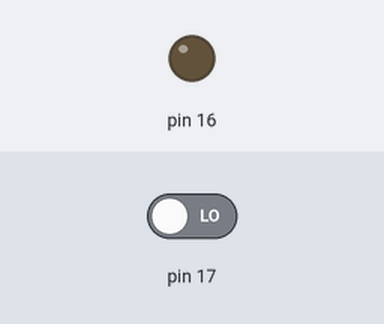
This sketch was run on a simulated Arduino Uno, built with avr-gcc and run on an emulated ATmega328P. Parts: output pins drawn as LEDs (lit = HIGH). The test bench sets the inputs (shaded band); at power-on: pin 17 LOW. What the sketch prints to the serial monitor is not drawn.

Above: at 1.2 s.
1.3 s: pin 17 driven HIGH
At 2.5 s:
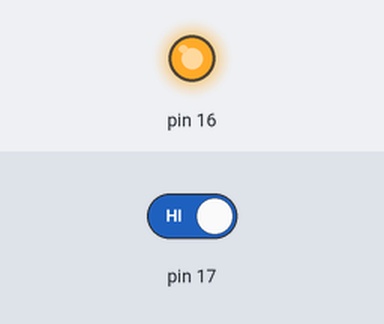
2.8 s: pin 17 driven LOW
At 3.7 s:
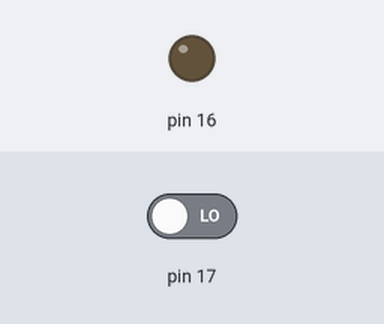
Timing chart, 0 to 5.8 s (numbered marks = the images above; inputs shaded):
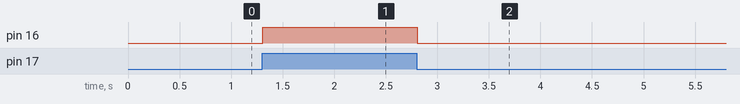

Measured:
- after the input at 1.3 s, pin 16: LOW → HIGH at once
- after the input at 2.8 s, pin 16: HIGH → LOW at once

The sketch:

kad05_SwitchLED.ino
```cpp
void setup() {
  // put your setup code here, to run once:
  Serial.begin(115200);
  pinMode(17,INPUT);
  pinMode(16,OUTPUT);
}

void loop() {
  // put your main code here, to run repeatedly:
  int b = digitalRead(17);
  if ( b == 1 ){
   Serial.println("押された");
   digitalWrite(16,HIGH);
  }else{
    Serial.println(" ");
    digitalWrite(16,LOW);
  }
  delay(10);
}
```
